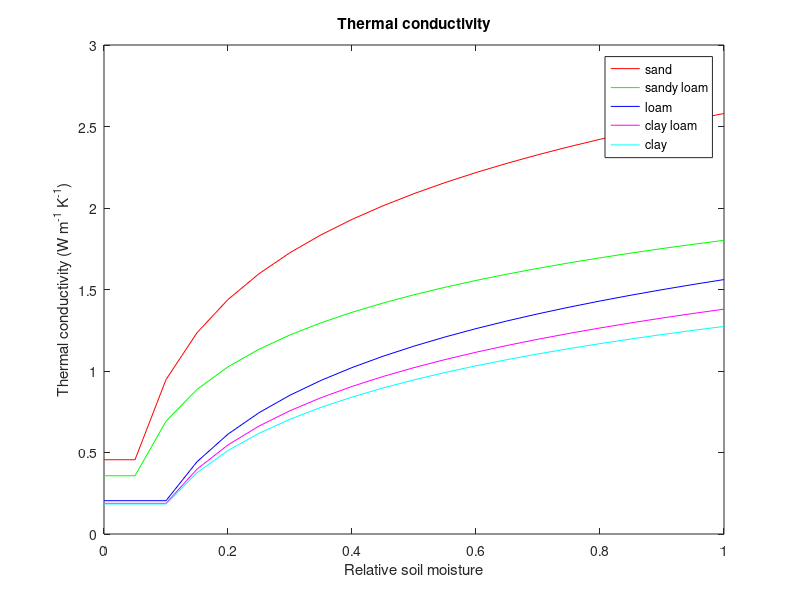
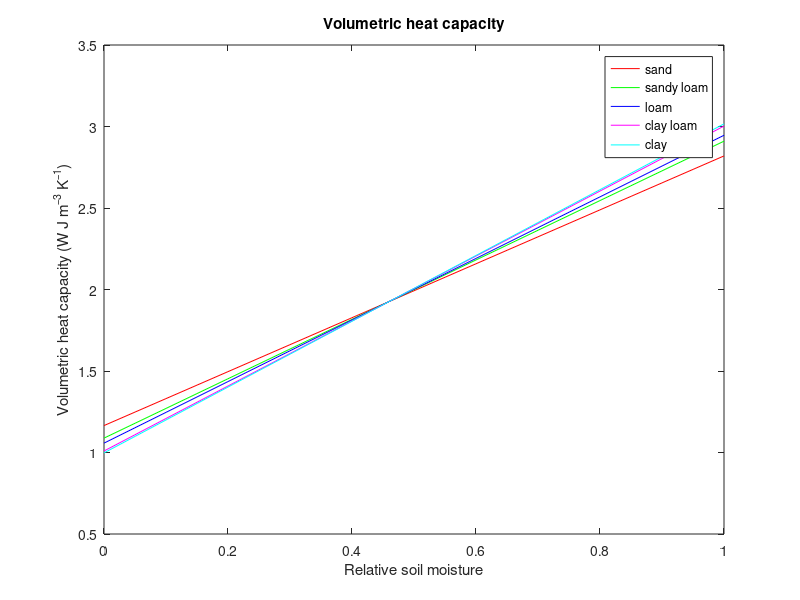

Here is the MATLAB script that generated these plots, in order:
% Supplemental program 5.1
clear, clc, close all

% ----------------------------------------
% Calculate and graph thermal conductivity
% 
%% GOALS
% - `thermal conductivity`
% - `Volumetric heat capacity`
% ----------------------------------------
cwat = 4188;               % Specific heat of water (J/kg/K)
cice = 2117.27;            % Specific heat ice (J/kg/K)

rho_wat = 1000;            % Density of water (kg/m3)
rho_ice = 917;             % Density of ice (kg/m3)

cvwat = cwat * rho_wat;    % Heat capacity of water (J/m3/K)
cvice = cice * rho_ice;    % Heat capacity of ice (J/m3/K)
cvsol = 1.926e06;          % Heat capacity of soil solids (J/m3/K)

tkwat = 0.57;              % Thermal conductivity of water (W/m/K)
tkice = 2.29;              % Thermal conductivity of ice (W/m/K)
tk_quartz = 7.7;           % Thermal conductivity of quartz (W/m/K)

% Soil texture classes (Cosby et al. 1984. Water Resources Research 20:682-690)
%  1: sand
%  2: loamy sand
%  3: sandy loam
%  4: silty loam
%  5: loam
%  6: sandy clay loam
%  7  silty clay loam
%  8: clay loam
%  9: sandy clay
% 10: silty clay
% 11: clay
silt = [ 5, 12, 32, 70, 39, 15, 56, 34,  6, 47, 20];       % Percent silt
sand = [92, 82, 58, 17, 43, 58, 10, 32, 52,  6, 22];       % Percent sand
clay = [ 3,  6, 10, 13, 18, 27, 34, 34, 42, 47, 58];       % Percent clay

% Volumetric soil water content at saturation (porosity)
% (Clapp and Hornberger. 1978. Water Resources Research 14:601-604)

watsat = [0.395, 0.410, 0.435, 0.485, 0.451, 0.420, 0.477, 0.476, 0.426, 0.492, 0.482];

% Define 5 soil types to process
soiltyp = [1, 3, 5, 8, 11];

% Set relative soil water content (s) from 0 to 1
inc = 0.05;                             % increment
n = (1 - 0) / inc + 1;                  % number of values
s = linspace(0,1,n);                    % n evenly spaced values between 0 and 1 (inclusive)

ns = length(s);
tk1 = zeros(1, ns);
tk2 = zeros(1, ns);
tk3 = zeros(1, ns);
tk4 = zeros(1, ns);
tk5 = zeros(1, ns);
cv1 = zeros(1, ns);
cv2 = zeros(1, ns);
cv3 = zeros(1, ns);
cv4 = zeros(1, ns);
cv5 = zeros(1, ns);

% Loop through each soil type
for i = 1:length(soiltyp)
   % Soil texture to process
   k = soiltyp(i);

   % Thermal conductivity and heat capacity for each soil moisture
   for j = 1:length(s)

      % Volumetric water content
      h2osoi = s(j) * watsat(k);

      % Dry thermal conductivity (W/m/K) from bulk density (kg/m3)
      bd = 2700 * (1 - watsat(k));
      tkdry = (0.135 * bd + 64.7) / (2700 - 0.947 * bd);

      % Soil solids thermal conducitivty (W/m/K) from quartz fraction
      % tko = thermal conductivity of other minerals (W/m/K)
      quartz = sand(k) / 100;
      if (quartz > 0.2)
         tko = 2.0;
      else
         tko = 3.0;
      end
      tksol = (tk_quartz^quartz) * (tko^(1-quartz));

      % Unfrozen and frozen saturated thermal conductivity (W/m/K)
      tksat_u = (tksol^(1-watsat(k))) * (tkwat^watsat(k));
      tksat_f = (tksol^(1-watsat(k))) * (tkice^watsat(k));

      % Unfrozen and frozen Kersten number
      if (sand(k) < 50)
         ke_u = log10(max(s(j),0.1)) + 1;
      else
         ke_u = 0.7 * log10(max(s(j),0.05)) + 1;
      end
      ke_f = s(j);

      % Unfrozen and frozen thermal conductivity (W/m/K)
      tku = (tksat_u - tkdry) * ke_u + tkdry;
      tkf = (tksat_f - tkdry) * ke_f + tkdry;

      % Unfrozen and frozen heat capacity (J/m3/K)
      cvu = (1 - watsat(k)) * cvsol + cvwat * h2osoi;
      cvf = (1 - watsat(k)) * cvsol + cvice * h2osoi;

      % Save values for each texture type
      if (i == 1)
         tk1(j) = tku;
         cv1(j) = cvu * 1e-06;
      elseif (i == 2)
         tk2(j) = tku;
         cv2(j) = cvu * 1e-06;
      elseif (i == 3)
         tk3(j) = tku;
         cv3(j) = cvu * 1e-06;
      elseif (i == 4)
         tk4(j) = tku;
         cv4(j) = cvu * 1e-06;
      elseif (i == 5)
         tk5(j) = tku;
         cv5(j) = cvu * 1e-06;
      end
   end      % end soil water loop j
end         % end soil type loop i

% Make graph
plot(s,tk1,'r-',s,tk2,'g-',s,tk3,'b-',s,tk4,'m-',s,tk5,'c-')
title('Thermal conductivity')
xlabel('Relative soil moisture')
ylabel('Thermal conductivity (W m^{-1} K^{-1})')
legend('sand','sandy loam','loam','clay loam','clay','Location','best')

figure
plot(s,cv1,'r-',s,cv2,'g-',s,cv3,'b-',s,cv4,'m-',s,cv5,'c-')
title('Volumetric heat capacity')
xlabel('Relative soil moisture')
ylabel('Volumetric heat capacity (W J m^{–3} K^{–1})')
legend('sand','sandy loam','loam','clay loam','clay','Location','best')

% Write formated output to text file: n rows x 6 columns
% column 1 = relative soil water (s)
% column 2 = thermal conductivity for soil 1 (W/m/K)
% column 3 = thermal conductivity for soil 2 (W/m/K)
% column 4 = thermal conductivity for soil 3 (W/m/K)
% column 5 = thermal conductivity for soil 4 (W/m/K)
% column 6 = thermal conductivity for soil 5 (W/m/K)
A = [s; tk1; tk2; tk3; tk4; tk5];
fileID = fopen('tk.txt','w');
fprintf(fileID,'%12s %12s %12s %12s %12s %12s\n','s','tex1','tex2','tex3','tex4','tex5');
fprintf(fileID,'%12.4f %12.4f %12.4f %12.4f %12.4f %12.4f\n', A);
fclose(fileID);

% Write formated output to text file: n rows x 6 columns
% column 1 = relative soil water (s)
% column 2 = heat capacity for soil 1 (MJ/m3/K)
% column 3 = heat capacity for soil 2 (MJ/m3/K)
% column 4 = heat capacity for soil 3 (MJ/m3/K)
% column 5 = heat capacity for soil 4 (MJ/m3/K)
% column 6 = heat capacity for soil 5 (MJ/m3/K)
B = [s; cv1; cv2; cv3; cv4; cv5];
fileID = fopen('cv.txt','w');
fprintf(fileID,'%12s %12s %12s %12s %12s %12s\n','s','tex1','tex2','tex3','tex4','tex5');
fprintf(fileID,'%12.4f %12.4f %12.4f %12.4f %12.4f %12.4f\n', B);
fclose(fileID);
